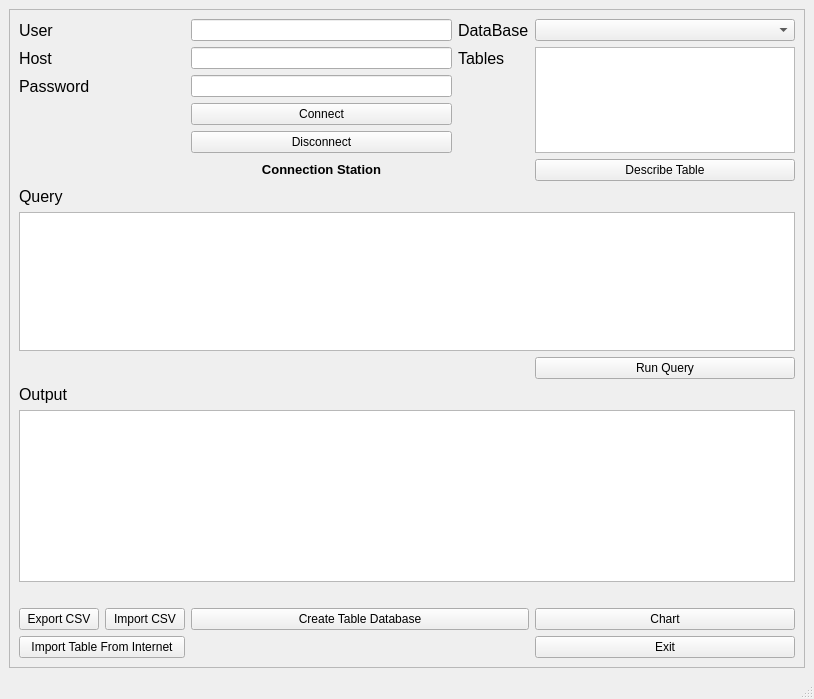
<?xml version="1.0" encoding="UTF-8"?>
<ui version="4.0">
 <class>MainWindow</class>
 <widget class="QMainWindow" name="MainWindow">
  <property name="geometry">
   <rect>
    <x>0</x>
    <y>0</y>
    <width>814</width>
    <height>699</height>
   </rect>
  </property>
  <property name="windowTitle">
   <string>Connect MySQL DataBase</string>
  </property>
  <widget class="QWidget" name="centralwidget">
   <layout class="QGridLayout" name="gridLayout">
    <item row="5" column="0">
     <widget class="QScrollArea" name="scrollArea">
      <property name="minimumSize">
       <size>
        <width>50</width>
        <height>50</height>
       </size>
      </property>
      <property name="maximumSize">
       <size>
        <width>1300</width>
        <height>16777215</height>
       </size>
      </property>
      <property name="widgetResizable">
       <bool>true</bool>
      </property>
      <widget class="QWidget" name="scrollAreaWidgetContents">
       <property name="geometry">
        <rect>
         <x>0</x>
         <y>0</y>
         <width>794</width>
         <height>638</height>
        </rect>
       </property>
       <layout class="QGridLayout" name="gridLayout_2">
        <item row="7" column="0" colspan="5">
         <widget class="QTextEdit" name="query_edt">
          <property name="maximumSize">
           <size>
            <width>16777215</width>
            <height>160</height>
           </size>
          </property>
          <property name="font">
           <font>
            <family>Arial</family>
            <pointsize>12</pointsize>
           </font>
          </property>
          <property name="html">
           <string>&lt;!DOCTYPE HTML PUBLIC &quot;-//W3C//DTD HTML 4.0//EN&quot; &quot;http://www.w3.org/TR/REC-html40/strict.dtd&quot;&gt;
&lt;html&gt;&lt;head&gt;&lt;meta name=&quot;qrichtext&quot; content=&quot;1&quot; /&gt;&lt;style type=&quot;text/css&quot;&gt;
p, li { white-space: pre-wrap; }
&lt;/style&gt;&lt;/head&gt;&lt;body style=&quot; font-family:'Arial'; font-size:12pt; font-weight:400; font-style:normal;&quot;&gt;
&lt;p style=&quot;-qt-paragraph-type:empty; margin-top:0px; margin-bottom:0px; margin-left:0px; margin-right:0px; -qt-block-indent:0; text-indent:0px;&quot;&gt;&lt;br /&gt;&lt;/p&gt;&lt;/body&gt;&lt;/html&gt;</string>
          </property>
         </widget>
        </item>
        <item row="1" column="4" rowspan="4">
         <widget class="QTableWidget" name="table_tbt">
          <property name="font">
           <font>
            <pointsize>12</pointsize>
            <weight>75</weight>
            <bold>true</bold>
           </font>
          </property>
          <property name="autoFillBackground">
           <bool>false</bool>
          </property>
          <property name="gridStyle">
           <enum>Qt::SolidLine</enum>
          </property>
         </widget>
        </item>
        <item row="0" column="2">
         <widget class="QLineEdit" name="lineEdit_user"/>
        </item>
        <item row="9" column="0">
         <widget class="QLabel" name="label_8">
          <property name="font">
           <font>
            <pointsize>12</pointsize>
           </font>
          </property>
          <property name="text">
           <string>Output</string>
          </property>
         </widget>
        </item>
        <item row="6" column="0">
         <widget class="QLabel" name="label_6">
          <property name="font">
           <font>
            <pointsize>12</pointsize>
           </font>
          </property>
          <property name="text">
           <string>Query</string>
          </property>
         </widget>
        </item>
        <item row="3" column="2">
         <widget class="QPushButton" name="connect_bt">
          <property name="text">
           <string>Connect</string>
          </property>
         </widget>
        </item>
        <item row="10" column="0" colspan="5">
         <widget class="QTableWidget" name="out_tbt">
          <property name="minimumSize">
           <size>
            <width>0</width>
            <height>0</height>
           </size>
          </property>
          <property name="font">
           <font>
            <family>Arial</family>
            <pointsize>10</pointsize>
           </font>
          </property>
          <property name="sortingEnabled">
           <bool>true</bool>
          </property>
         </widget>
        </item>
        <item row="1" column="2">
         <widget class="QLineEdit" name="lineEdit_host"/>
        </item>
        <item row="2" column="0">
         <widget class="QLabel" name="label_3">
          <property name="font">
           <font>
            <pointsize>12</pointsize>
           </font>
          </property>
          <property name="text">
           <string>Password</string>
          </property>
         </widget>
        </item>
        <item row="0" column="3">
         <widget class="QLabel" name="label_4">
          <property name="font">
           <font>
            <pointsize>12</pointsize>
           </font>
          </property>
          <property name="text">
           <string>DataBase</string>
          </property>
         </widget>
        </item>
        <item row="2" column="2">
         <widget class="QLineEdit" name="lineEdit_pass">
          <property name="echoMode">
           <enum>QLineEdit::Password</enum>
          </property>
         </widget>
        </item>
        <item row="0" column="0">
         <widget class="QLabel" name="label">
          <property name="font">
           <font>
            <pointsize>12</pointsize>
           </font>
          </property>
          <property name="text">
           <string>User</string>
          </property>
         </widget>
        </item>
        <item row="11" column="0" colspan="3">
         <widget class="QLabel" name="label_9">
          <property name="text">
           <string/>
          </property>
         </widget>
        </item>
        <item row="0" column="4">
         <widget class="QComboBox" name="comboBox_dtb"/>
        </item>
        <item row="8" column="4">
         <widget class="QPushButton" name="query_bt">
          <property name="text">
           <string>Run Query</string>
          </property>
         </widget>
        </item>
        <item row="1" column="3">
         <widget class="QLabel" name="label_5">
          <property name="font">
           <font>
            <pointsize>12</pointsize>
           </font>
          </property>
          <property name="text">
           <string>Tables</string>
          </property>
         </widget>
        </item>
        <item row="4" column="2">
         <widget class="QPushButton" name="disconnect_bt">
          <property name="text">
           <string>Disconnect</string>
          </property>
         </widget>
        </item>
        <item row="1" column="0">
         <widget class="QLabel" name="label_2">
          <property name="font">
           <font>
            <pointsize>12</pointsize>
           </font>
          </property>
          <property name="text">
           <string>Host</string>
          </property>
         </widget>
        </item>
        <item row="5" column="4">
         <widget class="QPushButton" name="decb_tb_bt">
          <property name="text">
           <string>Describe Table</string>
          </property>
         </widget>
        </item>
        <item row="9" column="1" colspan="4">
         <widget class="QLabel" name="label_10">
          <property name="text">
           <string/>
          </property>
         </widget>
        </item>
        <item row="12" column="0">
         <widget class="QPushButton" name="expt_csv_bt">
          <property name="text">
           <string>Export CSV</string>
          </property>
         </widget>
        </item>
        <item row="12" column="1">
         <widget class="QPushButton" name="import_tb_bt">
          <property name="text">
           <string>Import CSV</string>
          </property>
         </widget>
        </item>
        <item row="12" column="4">
         <widget class="QPushButton" name="chart_bt">
          <property name="text">
           <string>Chart</string>
          </property>
         </widget>
        </item>
        <item row="12" column="2" colspan="2">
         <widget class="QPushButton" name="crt_tbt_bt">
          <property name="text">
           <string>Create Table Database</string>
          </property>
         </widget>
        </item>
        <item row="5" column="2">
         <widget class="QLabel" name="connect_St">
          <property name="autoFillBackground">
           <bool>true</bool>
          </property>
          <property name="text">
           <string>&lt;html&gt;&lt;head/&gt;&lt;body&gt;&lt;p&gt;&lt;span style=&quot; font-size:10pt; font-weight:600;&quot;&gt;Connection Station&lt;/span&gt;&lt;/p&gt;&lt;/body&gt;&lt;/html&gt;</string>
          </property>
          <property name="alignment">
           <set>Qt::AlignCenter</set>
          </property>
         </widget>
        </item>
        <item row="13" column="0" colspan="2">
         <widget class="QPushButton" name="import_internet">
          <property name="text">
           <string>Import Table From Internet</string>
          </property>
         </widget>
        </item>
        <item row="13" column="4">
         <widget class="QPushButton" name="exit_bt">
          <property name="text">
           <string>Exit</string>
          </property>
         </widget>
        </item>
       </layout>
      </widget>
     </widget>
    </item>
   </layout>
  </widget>
  <widget class="QMenuBar" name="menubar">
   <property name="geometry">
    <rect>
     <x>0</x>
     <y>0</y>
     <width>814</width>
     <height>21</height>
    </rect>
   </property>
  </widget>
  <widget class="QStatusBar" name="statusbar"/>
 </widget>
 <tabstops>
  <tabstop>lineEdit_user</tabstop>
  <tabstop>lineEdit_host</tabstop>
  <tabstop>lineEdit_pass</tabstop>
  <tabstop>connect_bt</tabstop>
  <tabstop>disconnect_bt</tabstop>
  <tabstop>comboBox_dtb</tabstop>
  <tabstop>table_tbt</tabstop>
  <tabstop>decb_tb_bt</tabstop>
  <tabstop>query_edt</tabstop>
  <tabstop>query_bt</tabstop>
  <tabstop>out_tbt</tabstop>
  <tabstop>scrollArea</tabstop>
 </tabstops>
 <resources/>
 <connections/>
</ui>
